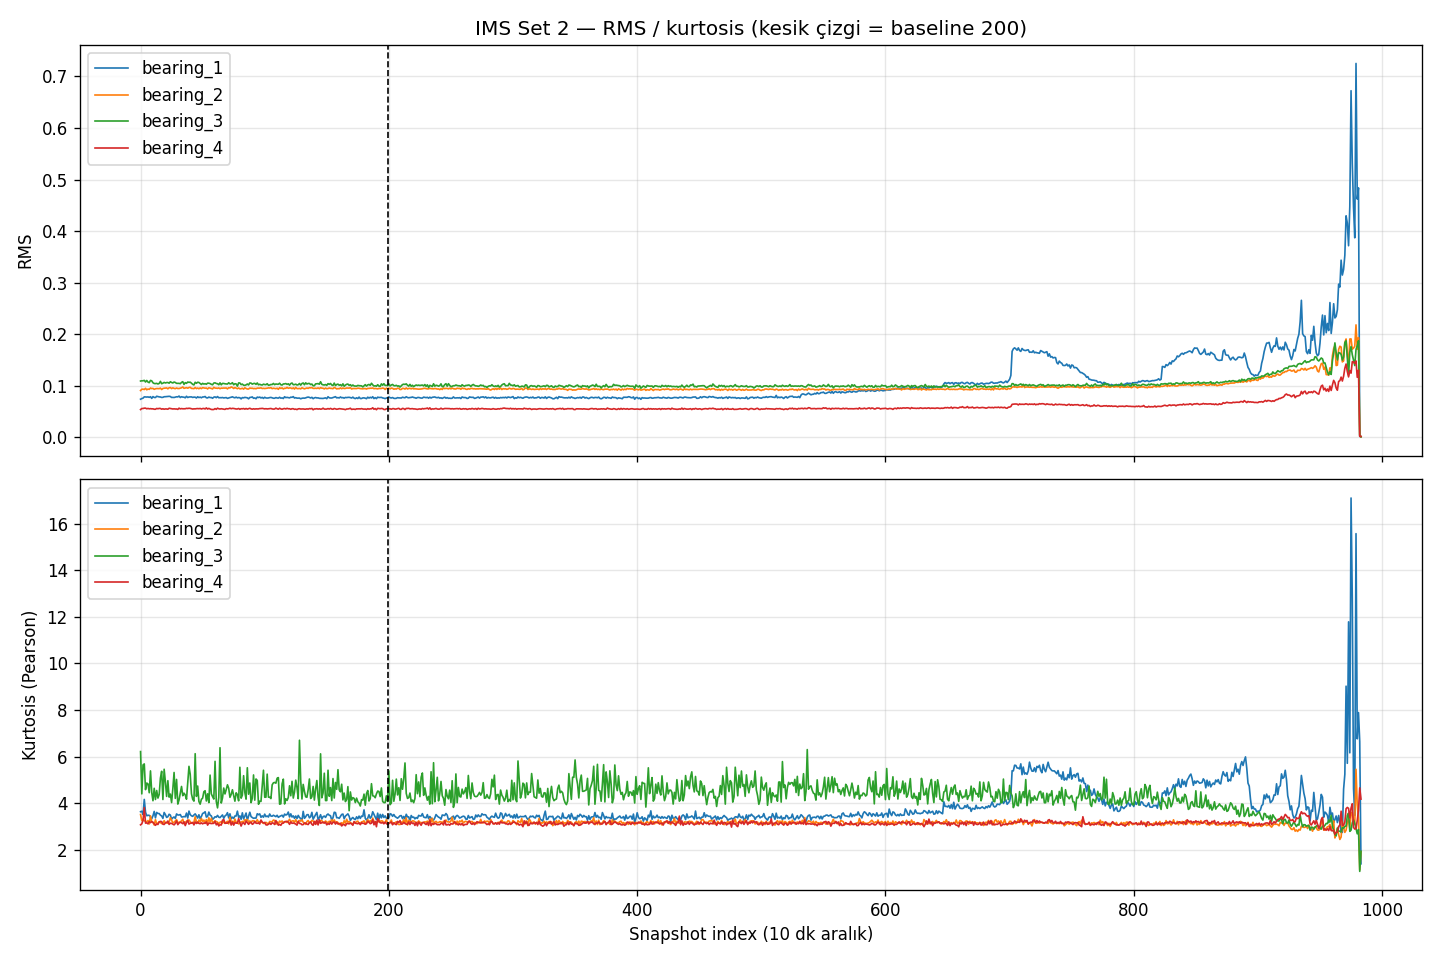

The Python source for this figure:
"""IMS Set 2 format spike — atılabilir keşif (bkz. planning/13.2, 15).

Production'a girmez. Amaç: 20.480 nokta / 4 kanal / timestamp isim doğrulamak,
RMS-kurtosis bozulmasını görmek, ilk BASELINE_WINDOW snapshot'ın sağlıklı olup olmadığını
aynı `extract_features` tanımıyla ölçmek.
"""

from __future__ import annotations

import sys
from datetime import UTC, datetime
from pathlib import Path

import matplotlib

matplotlib.use("Agg")
import matplotlib.pyplot as plt
import numpy as np

ROOT = Path(__file__).resolve().parents[2]
sys.path.insert(0, str(ROOT / "services" / "stream-processor" / "src"))

from stream_processor.domain.features import extract_features  # noqa: E402

DATA_DIR = ROOT / "data" / "ims"
OUT_DIR = Path(__file__).resolve().parent
BASELINE_WINDOW = 200
BEARINGS = ("bearing_1", "bearing_2", "bearing_3", "bearing_4")


def _files() -> list[Path]:
    paths = [path for path in DATA_DIR.iterdir() if path.is_file()]
    return sorted(paths, key=lambda path: path.name)


def _timestamp(name: str) -> datetime:
    return datetime.strptime(name, "%Y.%m.%d.%H.%M.%S").replace(tzinfo=UTC)


def scan() -> dict[str, object]:
    files = _files()
    n_files = len(files)
    rows = np.zeros(n_files, dtype=np.int32)
    cols = np.zeros(n_files, dtype=np.int32)
    names: list[str] = []
    times: list[datetime] = []
    rms = {bearing: np.zeros(n_files) for bearing in BEARINGS}
    kurtosis = {bearing: np.zeros(n_files) for bearing in BEARINGS}
    parse_errors = 0

    for index, path in enumerate(files):
        names.append(path.name)
        try:
            times.append(_timestamp(path.name))
        except ValueError:
            parse_errors += 1
            times.append(datetime.fromtimestamp(0, tz=UTC))
        samples = np.loadtxt(path, dtype=np.float64)
        if samples.ndim == 1:
            samples = samples.reshape(-1, 1)
        rows[index] = samples.shape[0]
        cols[index] = samples.shape[1]
        for column, bearing in enumerate(BEARINGS):
            if column >= samples.shape[1]:
                continue
            features = extract_features(samples[:, column].tolist())
            rms[bearing][index] = features.rms
            kurtosis[bearing][index] = features.kurtosis

    return {
        "n_files": n_files,
        "names": names,
        "times": times,
        "rows": rows,
        "cols": cols,
        "rms": rms,
        "kurtosis": kurtosis,
        "parse_errors": parse_errors,
    }


def _z_crossings(values: np.ndarray, window: int, threshold: float) -> int | None:
    baseline = values[:window]
    mean = float(np.mean(baseline))
    std = float(np.std(baseline))
    if std <= 1e-12:
        return None
    z = np.abs((values - mean) / std)
    hits = np.flatnonzero(z[window:] >= threshold)
    if len(hits) == 0:
        return None
    return int(hits[0] + window)


def summarize(result: dict[str, object]) -> str:
    rows = result["rows"]
    cols = result["cols"]
    times = result["times"]
    n_files = int(result["n_files"])
    lines = [
        "# IMS Set 2 spike bulguları",
        "",
        f"- Dosya sayısı: **{n_files}**",
        f"- Ilk / son: `{result['names'][0]}` -> `{result['names'][-1]}`",
        f"- Zaman araligi: {times[0].isoformat()} -> {times[-1].isoformat()}",
        f"- Satır sayısı (min/max): {int(rows.min())} / {int(rows.max())}"
        f" — 20480 beklenen: **{bool(np.all(rows == 20480))}**",
        f"- Sütun sayısı (min/max): {int(cols.min())} / {int(cols.max())}"
        f" — 4 beklenen: **{bool(np.all(cols == 4))}**",
        f"- Timestamp parse hatası: {result['parse_errors']}",
        "",
        f"## Baseline penceresi (ilk {BASELINE_WINDOW} snapshot)",
        "",
        "| Rulman | RMS mean | RMS std | son 50 RMS mean | kurtosis mean | kurtosis std | |z|≥3 ilk index (RMS) | |z|≥3 ilk index (kurtosis) |",
        "|---|---:|---:|---:|---:|---:|---:|---:|",
    ]
    rms_map = result["rms"]
    kurt_map = result["kurtosis"]
    for bearing in BEARINGS:
        rms = rms_map[bearing]
        kurt = kurt_map[bearing]
        rms_hit = _z_crossings(rms, BASELINE_WINDOW, 3.0)
        kurt_hit = _z_crossings(kurt, BASELINE_WINDOW, 3.0)
        lines.append(
            "| {bearing} | {rms_mean:.4f} | {rms_std:.4f} | {rms_tail:.4f} | {k_mean:.3f} | {k_std:.3f} | {rms_hit} | {kurt_hit} |".format(
                bearing=bearing,
                rms_mean=float(np.mean(rms[:BASELINE_WINDOW])),
                rms_std=float(np.std(rms[:BASELINE_WINDOW])),
                rms_tail=float(np.mean(rms[-50:])),
                k_mean=float(np.mean(kurt[:BASELINE_WINDOW])),
                k_std=float(np.std(kurt[:BASELINE_WINDOW])),
                rms_hit=rms_hit if rms_hit is not None else "—",
                kurt_hit=kurt_hit if kurt_hit is not None else "—",
            )
        )
    lines.extend(
        [
            "",
            "## Yorum",
            "",
            "- İlk 200 sağlıklı sayılır eğer RMS mean, son 50'ye göre belirgin düşük/stabil ve erken |z|≥3 yoksa.",
            "- Set 2 literatürü: test sonunda **bearing_1** dış bilezik arızası.",
            "",
        ]
    )
    return "\n".join(lines)


def plot(result: dict[str, object]) -> Path:
    rms_map = result["rms"]
    kurt_map = result["kurtosis"]
    n_files = int(result["n_files"])
    x = np.arange(n_files)
    figure, axes = plt.subplots(2, 1, figsize=(12, 8), sharex=True)
    for bearing in BEARINGS:
        axes[0].plot(x, rms_map[bearing], label=bearing, linewidth=1.0)
        axes[1].plot(x, kurt_map[bearing], label=bearing, linewidth=1.0)
    for axis in axes:
        axis.axvline(BASELINE_WINDOW - 0.5, color="black", linestyle="--", linewidth=1.0)
        axis.grid(True, alpha=0.3)
        axis.legend(loc="upper left")
    axes[0].set_ylabel("RMS")
    axes[1].set_ylabel("Kurtosis (Pearson)")
    axes[1].set_xlabel("Snapshot index (10 dk aralık)")
    axes[0].set_title("IMS Set 2 — RMS / kurtosis (kesik çizgi = baseline 200)")
    figure.tight_layout()
    out = OUT_DIR / "ims_set2_spike.png"
    figure.savefig(out, dpi=120)
    plt.close(figure)
    return out


def main() -> None:
    if not DATA_DIR.is_dir() or not any(DATA_DIR.iterdir()):
        raise SystemExit(f"IMS dosyası yok: {DATA_DIR}")
    result = scan()
    report = summarize(result)
    plot_path = plot(result)
    stats_path = OUT_DIR / "ims_set2_spike_stats.md"
    stats_path.write_text(report + f"Grafik: `{plot_path.name}`\n", encoding="utf-8")
    print(report.encode("ascii", "replace").decode("ascii"))
    print(f"grafik: {plot_path}")
    print(f"istatistik: {stats_path}")


if __name__ == "__main__":
    main()
